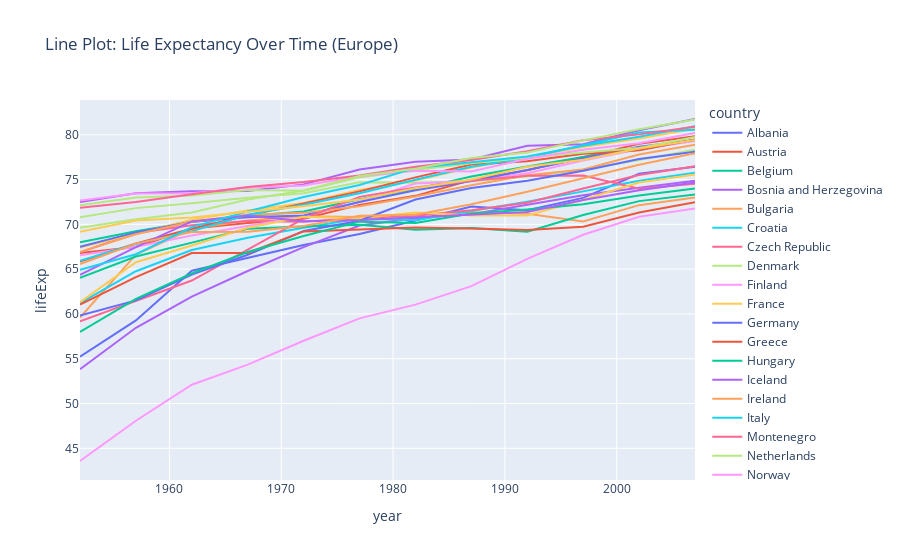

The notebook cell saved with this chart:
### Code cell
# Line Plot
fig = px.line(df[df['continent'] == 'Europe'], x='year', y='lifeExp', color='country',
              title='Line Plot: Life Expectancy Over Time (Europe)')
fig.show()

### Figure 1 — Plotly figure (JSON) as saved in the notebook; plotly's stock layout.template omitted (floating-point values rounded to 4 significant figures)
{"data": [{"hovertemplate": "country=Albania<br>year=%{x}<br>lifeExp=%{y}<extra></extra>", "legendgroup": "Albania", "line": {"color": "#636efa", "dash": "solid"}, "marker": {"symbol": "circle"}, "mode": "lines", "name": "Albania", "orientation": "v", "showlegend": true, "type": "scatter", "x": [1952, 1957, 1962, 1967, 1972, 1977, 1982, 1987, 1992, 1997, 2002, 2007], "xaxis": "x", "y": [55.23, 59.28, 64.82, 66.22, 67.69, 68.93, 70.42, 72, 71.58, 72.95, 75.65, 76.42], "yaxis": "y"}, {"hovertemplate": "country=Austria<br>year=%{x}<br>lifeExp=%{y}<extra></extra>", "legendgroup": "Austria", "line": {"color": "#EF553B", "dash": "solid"}, "marker": {"symbol": "circle"}, "mode": "lines", "name": "Austria", "orientation": "v", "showlegend": true, "type": "scatter", "x": [1952, 1957, 1962, 1967, 1972, 1977, 1982, 1987, 1992, 1997, 2002, 2007], "xaxis": "x", "y": [66.8, 67.48, 69.54, 70.14, 70.63, 72.17, 73.18, 74.94, 76.04, 77.51, 78.98, 79.83], "yaxis": "y"}, {"hovertemplate": "country=Belgium<br>year=%{x}<br>lifeExp=%{y}<extra></extra>", "legendgroup": "Belgium", "line": {"color": "#00cc96", "dash": "solid"}, "marker": {"symbol": "circle"}, "mode": "lines", "name": "Belgium", "orientation": "v", "showlegend": true, "type": "scatter", "x": [1952, 1957, 1962, 1967, 1972, 1977, 1982, 1987, 1992, 1997, 2002, 2007], "xaxis": "x", "y": [68, 69.24, 70.25, 70.94, 71.44, 72.8, 73.93, 75.35, 76.46, 77.53, 78.32, 79.44], "yaxis": "y"}, {"hovertemplate": "country=Bosnia and Herzegovina<br>year=%{x}<br>lifeExp=%{y}<extra></extra>", "legendgroup": "Bosnia and Herzegovina", "line": {"color": "#ab63fa", "dash": "solid"}, "marker": {"symbol": "circle"}, "mode": "lines", "name": "Bosnia and Herzegovina", "orientation": "v", "showlegend": true, "type": "scatter", "x": [1952, 1957, 1962, 1967, 1972, 1977, 1982, 1987, 1992, 1997, 2002, 2007], "xaxis": "x", "y": [53.82, 58.45, 61.93, 64.79, 67.45, 69.86, 70.69, 71.14, 72.18, 73.24, 74.09, 74.85], "yaxis": "y"}, {"hovertemplate": "country=Bulgaria<br>year=%{x}<br>lifeExp=%{y}<extra></extra>", "legendgroup": "Bulgaria", "line": {"color": "#FFA15A", "dash": "solid"}, "marker": {"symbol": "circle"}, "mode": "lines", "name": "Bulgaria", "orientation": "v", "showlegend": true, "type": "scatter", "x": [1952, 1957, 1962, 1967, 1972, 1977, 1982, 1987, 1992, 1997, 2002, 2007], "xaxis": "x", "y": [59.6, 66.61, 69.51, 70.42, 70.9, 70.81, 71.08, 71.34, 71.19, 70.32, 72.14, 73.0], "yaxis": "y"}, {"hovertemplate": "country=Croatia<br>year=%{x}<br>lifeExp=%{y}<extra></extra>", "legendgroup": "Croatia", "line": {"color": "#19d3f3", "dash": "solid"}, "marker": {"symbol": "circle"}, "mode": "lines", "name": "Croatia", "orientation": "v", "showlegend": true, "type": "scatter", "x": [1952, 1957, 1962, 1967, 1972, 1977, 1982, 1987, 1992, 1997, 2002, 2007], "xaxis": "x", "y": [61.21, 64.77, 67.13, 68.5, 69.61, 70.64, 70.46, 71.52, 72.53, 73.68, 74.88, 75.75], "yaxis": "y"}, {"hovertemplate": "country=Czech Republic<br>year=%{x}<br>lifeExp=%{y}<extra></extra>", "legendgroup": "Czech Republic", "line": {"color": "#FF6692", "dash": "solid"}, "marker": {"symbol": "circle"}, "mode": "lines", "name": "Czech Republic", "orientation": "v", "showlegend": true, "type": "scatter", "x": [1952, 1957, 1962, 1967, 1972, 1977, 1982, 1987, 1992, 1997, 2002, 2007], "xaxis": "x", "y": [66.87, 69.03, 69.9, 70.38, 70.29, 70.71, 70.96, 71.58, 72.4, 74.01, 75.51, 76.49], "yaxis": "y"}, {"hovertemplate": "country=Denmark<br>year=%{x}<br>lifeExp=%{y}<extra></extra>", "legendgroup": "Denmark", "line": {"color": "#B6E880", "dash": "solid"}, "marker": {"symbol": "circle"}, "mode": "lines", "name": "Denmark", "orientation": "v", "showlegend": true, "type": "scatter", "x": [1952, 1957, 1962, 1967, 1972, 1977, 1982, 1987, 1992, 1997, 2002, 2007], "xaxis": "x", "y": [70.78, 71.81, 72.35, 72.96, 73.47, 74.69, 74.63, 74.8, 75.33, 76.11, 77.18, 78.33], "yaxis": "y"}, {"hovertemplate": "country=Finland<br>year=%{x}<br>lifeExp=%{y}<extra></extra>", "legendgroup": "Finland", "line": {"color": "#FF97FF", "dash": "solid"}, "marker": {"symbol": "circle"}, "mode": "lines", "name": "Finland", "orientation": "v", "showlegend": true, "type": "scatter", "x": [1952, 1957, 1962, 1967, 1972, 1977, 1982, 1987, 1992, 1997, 2002, 2007], "xaxis": "x", "y": [66.55, 67.49, 68.75, 69.83, 70.87, 72.52, 74.55, 74.83, 75.7, 77.13, 78.37, 79.31], "yaxis": "y"}, {"hovertemplate": "country=France<br>year=%{x}<br>lifeExp=%{y}<extra></extra>", "legendgroup": "France", "line": {"color": "#FECB52", "dash": "solid"}, "marker": {"symbol": "circle"}, "mode": "lines", "name": "France", "orientation": "v", "showlegend": true, "type": "scatter", "x": [1952, 1957, 1962, 1967, 1972, 1977, 1982, 1987, 1992, 1997, 2002, 2007], "xaxis": "x", "y": [67.41, 68.93, 70.51, 71.55, 72.38, 73.83, 74.89, 76.34, 77.46, 78.64, 79.59, 80.66], "yaxis": "y"}, {"hovertemplate": "country=Germany<br>year=%{x}<br>lifeExp=%{y}<extra></extra>", "legendgroup": "Germany", "line": {"color": "#636efa", "dash": "solid"}, "marker": {"symbol": "circle"}, "mode": "lines", "name": "Germany", "orientation": "v", "showlegend": true, "type": "scatter", "x": [1952, 1957, 1962, 1967, 1972, 1977, 1982, 1987, 1992, 1997, 2002, 2007], "xaxis": "x", "y": [67.5, 69.1, 70.3, 70.8, 71, 72.5, 73.8, 74.85, 76.07, 77.34, 78.67, 79.41], "yaxis": "y"}, {"hovertemplate": "country=Greece<br>year=%{x}<br>lifeExp=%{y}<extra></extra>", "legendgroup": "Greece", "line": {"color": "#EF553B", "dash": "solid"}, "marker": {"symbol": "circle"}, "mode": "lines", "name": "Greece", "orientation": "v", "showlegend": true, "type": "scatter", "x": [1952, 1957, 1962, 1967, 1972, 1977, 1982, 1987, 1992, 1997, 2002, 2007], "xaxis": "x", "y": [65.86, 67.86, 69.51, 71, 72.34, 73.68, 75.24, 76.67, 77.03, 77.87, 78.26, 79.48], "yaxis": "y"}, {"hovertemplate": "country=Hungary<br>year=%{x}<br>lifeExp=%{y}<extra></extra>", "legendgroup": "Hungary", "line": {"color": "#00cc96", "dash": "solid"}, "marker": {"symbol": "circle"}, "mode": "lines", "name": "Hungary", "orientation": "v", "showlegend": true, "type": "scatter", "x": [1952, 1957, 1962, 1967, 1972, 1977, 1982, 1987, 1992, 1997, 2002, 2007], "xaxis": "x", "y": [64.03, 66.41, 67.96, 69.5, 69.76, 69.95, 69.39, 69.58, 69.17, 71.04, 72.59, 73.34], "yaxis": "y"}, {"hovertemplate": "country=Iceland<br>year=%{x}<br>lifeExp=%{y}<extra></extra>", "legendgroup": "Iceland", "line": {"color": "#ab63fa", "dash": "solid"}, "marker": {"symbol": "circle"}, "mode": "lines", "name": "Iceland", "orientation": "v", "showlegend": true, "type": "scatter", "x": [1952, 1957, 1962, 1967, 1972, 1977, 1982, 1987, 1992, 1997, 2002, 2007], "xaxis": "x", "y": [72.49, 73.47, 73.68, 73.73, 74.46, 76.11, 76.99, 77.23, 78.77, 78.95, 80.5, 81.76], "yaxis": "y"}, {"hovertemplate": "country=Ireland<br>year=%{x}<br>lifeExp=%{y}<extra></extra>", "legendgroup": "Ireland", "line": {"color": "#FFA15A", "dash": "solid"}, "marker": {"symbol": "circle"}, "mode": "lines", "name": "Ireland", "orientation": "v", "showlegend": true, "type": "scatter", "x": [1952, 1957, 1962, 1967, 1972, 1977, 1982, 1987, 1992, 1997, 2002, 2007], "xaxis": "x", "y": [66.91, 68.9, 70.29, 71.08, 71.28, 72.03, 73.1, 74.36, 75.47, 76.12, 77.78, 78.89], "yaxis": "y"}, {"hovertemplate": "country=Italy<br>year=%{x}<br>lifeExp=%{y}<extra></extra>", "legendgroup": "Italy", "line": {"color": "#19d3f3", "dash": "solid"}, "marker": {"symbol": "circle"}, "mode": "lines", "name": "Italy", "orientation": "v", "showlegend": true, "type": "scatter", "x": [1952, 1957, 1962, 1967, 1972, 1977, 1982, 1987, 1992, 1997, 2002, 2007], "xaxis": "x", "y": [65.94, 67.81, 69.24, 71.06, 72.19, 73.48, 74.98, 76.42, 77.44, 78.82, 80.24, 80.55], "yaxis": "y"}, {"hovertemplate": "country=Montenegro<br>year=%{x}<br>lifeExp=%{y}<extra></extra>", "legendgroup": "Montenegro", "line": {"color": "#FF6692", "dash": "solid"}, "marker": {"symbol": "circle"}, "mode": "lines", "name": "Montenegro", "orientation": "v", "showlegend": true, "type": "scatter", "x": [1952, 1957, 1962, 1967, 1972, 1977, 1982, 1987, 1992, 1997, 2002, 2007], "xaxis": "x", "y": [59.16, 61.45, 63.73, 67.18, 70.64, 73.07, 74.1, 74.86, 75.44, 75.44, 73.98, 74.54], "yaxis": "y"}, {"hovertemplate": "country=Netherlands<br>year=%{x}<br>lifeExp=%{y}<extra></extra>", "legendgroup": "Netherlands", "line": {"color": "#B6E880", "dash": "solid"}, "marker": {"symbol": "circle"}, "mode": "lines", "name": "Netherlands", "orientation": "v", "showlegend": true, "type": "scatter", "x": [1952, 1957, 1962, 1967, 1972, 1977, 1982, 1987, 1992, 1997, 2002, 2007], "xaxis": "x", "y": [72.13, 72.99, 73.23, 73.82, 73.75, 75.24, 76.05, 76.83, 77.42, 78.03, 78.53, 79.76], "yaxis": "y"}, {"hovertemplate": "country=Norway<br>year=%{x}<br>lifeExp=%{y}<extra></extra>", "legendgroup": "Norway", "line": {"color": "#FF97FF", "dash": "solid"}, "marker": {"symbol": "circle"}, "mode": "lines", "name": "Norway", "orientation": "v", "showlegend": true, "type": "scatter", "x": [1952, 1957, 1962, 1967, 1972, 1977, 1982, 1987, 1992, 1997, 2002, 2007], "xaxis": "x", "y": [72.67, 73.44, 73.47, 74.08, 74.34, 75.37, 75.97, 75.89, 77.32, 78.32, 79.05, 80.2], "yaxis": "y"}, {"hovertemplate": "country=Poland<br>year=%{x}<br>lifeExp=%{y}<extra></extra>", "legendgroup": "Poland", "line": {"color": "#FECB52", "dash": "solid"}, "marker": {"symbol": "circle"}, "mode": "lines", "name": "Poland", "orientation": "v", "showlegend": true, "type": "scatter", "x": [1952, 1957, 1962, 1967, 1972, 1977, 1982, 1987, 1992, 1997, 2002, 2007], "xaxis": "x", "y": [61.31, 65.77, 67.64, 69.61, 70.85, 70.67, 71.32, 70.98, 70.99, 72.75, 74.67, 75.56], "yaxis": "y"}, {"hovertemplate": "country=Portugal<br>year=%{x}<br>lifeExp=%{y}<extra></extra>", "legendgroup": "Portugal", "line": {"color": "#636efa", "dash": "solid"}, "marker": {"symbol": "circle"}, "mode": "lines", "name": "Portugal", "orientation": "v", "showlegend": true, "type": "scatter", "x": [1952, 1957, 1962, 1967, 1972, 1977, 1982, 1987, 1992, 1997, 2002, 2007], "xaxis": "x", "y": [59.82, 61.51, 64.39, 66.6, 69.26, 70.41, 72.77, 74.06, 74.86, 75.97, 77.29, 78.1], "yaxis": "y"}, {"hovertemplate": "country=Romania<br>year=%{x}<br>lifeExp=%{y}<extra></extra>", "legendgroup": "Romania", "line": {"color": "#EF553B", "dash": "solid"}, "marker": {"symbol": "circle"}, "mode": "lines", "name": "Romania", "orientation": "v", "showlegend": true, "type": "scatter", "x": [1952, 1957, 1962, 1967, 1972, 1977, 1982, 1987, 1992, 1997, 2002, 2007], "xaxis": "x", "y": [61.05, 64.1, 66.8, 66.8, 69.21, 69.46, 69.66, 69.53, 69.36, 69.72, 71.32, 72.48], "yaxis": "y"}, {"hovertemplate": "country=Serbia<br>year=%{x}<br>lifeExp=%{y}<extra></extra>", "legendgroup": "Serbia", "line": {"color": "#00cc96", "dash": "solid"}, "marker": {"symbol": "circle"}, "mode": "lines", "name": "Serbia", "orientation": "v", "showlegend": true, "type": "scatter", "x": [1952, 1957, 1962, 1967, 1972, 1977, 1982, 1987, 1992, 1997, 2002, 2007], "xaxis": "x", "y": [58.0, 61.69, 64.53, 66.91, 68.7, 70.3, 70.16, 71.22, 71.66, 72.23, 73.21, 74.0], "yaxis": "y"}, {"hovertemplate": "country=Slovak Republic<br>year=%{x}<br>lifeExp=%{y}<extra></extra>", "legendgroup": "Slovak Republic", "line": {"color": "#ab63fa", "dash": "solid"}, "marker": {"symbol": "circle"}, "mode": "lines", "name": "Slovak Republic", "orientation": "v", "showlegend": true, "type": "scatter", "x": [1952, 1957, 1962, 1967, 1972, 1977, 1982, 1987, 1992, 1997, 2002, 2007], "xaxis": "x", "y": [64.36, 67.45, 70.33, 70.98, 70.35, 70.45, 70.8, 71.08, 71.38, 72.71, 73.8, 74.66], "yaxis": "y"}, {"hovertemplate": "country=Slovenia<br>year=%{x}<br>lifeExp=%{y}<extra></extra>", "legendgroup": "Slovenia", "line": {"color": "#FFA15A", "dash": "solid"}, "marker": {"symbol": "circle"}, "mode": "lines", "name": "Slovenia", "orientation": "v", "showlegend": true, "type": "scatter", "x": [1952, 1957, 1962, 1967, 1972, 1977, 1982, 1987, 1992, 1997, 2002, 2007], "xaxis": "x", "y": [65.57, 67.85, 69.15, 69.18, 69.82, 70.97, 71.06, 72.25, 73.64, 75.13, 76.66, 77.93], "yaxis": "y"}, {"hovertemplate": "country=Spain<br>year=%{x}<br>lifeExp=%{y}<extra></extra>", "legendgroup": "Spain", "line": {"color": "#19d3f3", "dash": "solid"}, "marker": {"symbol": "circle"}, "mode": "lines", "name": "Spain", "orientation": "v", "showlegend": true, "type": "scatter", "x": [1952, 1957, 1962, 1967, 1972, 1977, 1982, 1987, 1992, 1997, 2002, 2007], "xaxis": "x", "y": [64.94, 66.66, 69.69, 71.44, 73.06, 74.39, 76.3, 76.9, 77.57, 78.77, 79.78, 80.94], "yaxis": "y"}, {"hovertemplate": "country=Sweden<br>year=%{x}<br>lifeExp=%{y}<extra></extra>", "legendgroup": "Sweden", "line": {"color": "#FF6692", "dash": "solid"}, "marker": {"symbol": "circle"}, "mode": "lines", "name": "Sweden", "orientation": "v", "showlegend": true, "type": "scatter", "x": [1952, 1957, 1962, 1967, 1972, 1977, 1982, 1987, 1992, 1997, 2002, 2007], "xaxis": "x", "y": [71.86, 72.49, 73.37, 74.16, 74.72, 75.44, 76.42, 77.19, 78.16, 79.39, 80.04, 80.88], "yaxis": "y"}, {"hovertemplate": "country=Switzerland<br>year=%{x}<br>lifeExp=%{y}<extra></extra>", "legendgroup": "Switzerland", "line": {"color": "#B6E880", "dash": "solid"}, "marker": {"symbol": "circle"}, "mode": "lines", "name": "Switzerland", "orientation": "v", "showlegend": true, "type": "scatter", "x": [1952, 1957, 1962, 1967, 1972, 1977, 1982, 1987, 1992, 1997, 2002, 2007], "xaxis": "x", "y": [69.62, 70.56, 71.32, 72.77, 73.78, 75.39, 76.21, 77.41, 78.03, 79.37, 80.62, 81.7], "yaxis": "y"}, {"hovertemplate": "country=Turkey<br>year=%{x}<br>lifeExp=%{y}<extra></extra>", "legendgroup": "Turkey", "line": {"color": "#FF97FF", "dash": "solid"}, "marker": {"symbol": "circle"}, "mode": "lines", "name": "Turkey", "orientation": "v", "showlegend": true, "type": "scatter", "x": [1952, 1957, 1962, 1967, 1972, 1977, 1982, 1987, 1992, 1997, 2002, 2007], "xaxis": "x", "y": [43.59, 48.08, 52.1, 54.34, 57.01, 59.51, 61.04, 63.11, 66.15, 68.83, 70.84, 71.78], "yaxis": "y"}, {"hovertemplate": "country=United Kingdom<br>year=%{x}<br>lifeExp=%{y}<extra></extra>", "legendgroup": "United Kingdom", "line": {"color": "#FECB52", "dash": "solid"}, "marker": {"symbol": "circle"}, "mode": "lines", "name": "United Kingdom", "orientation": "v", "showlegend": true, "type": "scatter", "x": [1952, 1957, 1962, 1967, 1972, 1977, 1982, 1987, 1992, 1997, 2002, 2007], "xaxis": "x", "y": [69.18, 70.42, 70.76, 71.36, 72.01, 72.76, 74.04, 75.01, 76.42, 77.22, 78.47, 79.42], "yaxis": "y"}], "layout": {"legend": {"title": {"text": "country"}, "tracegroupgap": 0}, "title": {"text": "Line Plot: Life Expectancy Over Time (Europe)"}, "xaxis": {"anchor": "y", "domain": [0, 1], "title": {"text": "year"}}, "yaxis": {"anchor": "x", "domain": [0, 1], "title": {"text": "lifeExp"}}}}
